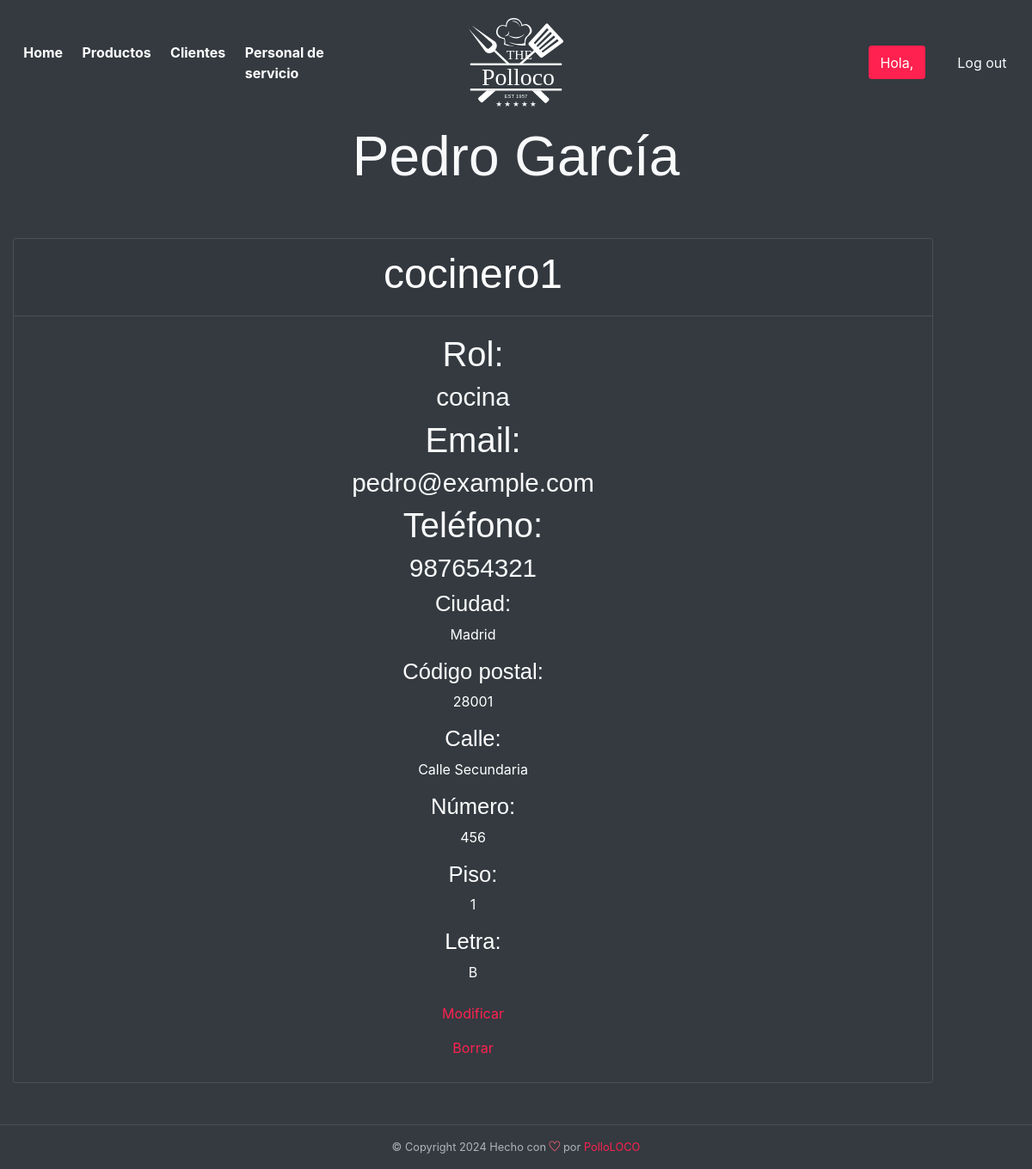
Page /foodhut/public_html/boss/servicio/ver_prof.php?id=3 on the committed database.
### tables this page shows
CREATE TABLE usuario (
  id int auto_increment,
  cuenta varchar(25) not null,
  nombre varchar(25),
  apellidos varchar(25),
  contrasena varchar(25),
  email varchar(45),
  telefono varchar(9),
  ciudad varchar(25),
  cp varchar(5),
  calle varchar(25),
  numero varchar(25),
  piso varchar(25),
  letra varchar(5),
  rol enum ('cliente', 'cocina', 'reparto', 'boss'),
  PRIMARY KEY (id)
);

### foodhut/public_html/boss/servicio/ver_prof.php (the view, shortened to what this page needs)
<?php
$sql = conectarBaseDatos();
$organiza = null;
    if (isset($_GET["id"])) {
        $id = $_GET["id"];
        $registro = $sql->query("SELECT * FROM usuario WHERE id=$id");
        if ($registro) {
            while ($fila = $registro->fetch_assoc()) {
                $organiza = $fila;
            }
        } else {
            echo "Error en la consulta SQL: " . $sql->error;
        }
    }
?>
<!DOCTYPE html>
<html lang="es">
<head>
    <link rel="stylesheet" href="../../assets/vendors/themify-icons/css/themify-icons.css">
    <link rel="stylesheet" href="../../assets/vendors/animate/animate.css">
	<link rel="stylesheet" href="../../assets/css/foodhut.css">
</head>
<body data-spy="scroll" data-target=".navbar" data-offset="40" id="home">
    <nav class="custom-navbar navbar navbar-expand-lg navbar-dark fixed-top" data-spy="affix" data-offset-top="10">
        <div class="collapse navbar-collapse" id="navbarSupportedContent">
            <ul class="navbar-nav">
            <li class="nav-item">
                    <a class="nav-link" href="../../inicio.php">Home</a>
                </li>
                <li class="nav-item">
                    <a class="nav-link" href="../articulos.php">Productos</a>
                </li>
                <li class="nav-item">
                    <a class="nav-link" href="../clientes/clientes.php">Clientes</a>
                </li>
                <li class="nav-item">
                    <a class="nav-link" href="profesional.php">Personal de servicio</a>
                </li>
            </ul>
            <a class="navbar-brand m-auto" href="#">
                <img src="../assets/imgs/logo.svg" class="brand-img" alt="PolloLOCO Logo">
            </a>
            <ul class="navbar-nav">
                <li class="nav-item">
                <a href="#" class="btn btn-primary ml-xl-4">Hola, <?php echo htmlspecialchars($_SESSION["cuenta"]); ?></a>
                </li>
                <li class="nav-item">
                    <a href="../../sesion.php?session=logout" class="btn ml-xl-4">Log out</a>
                </li>
            </ul>
        </div>
    </nav>
    <div id="blog" class="container-fluid bg-dark text-light py-5 text-center wow fadeIn">
        <br><br>
        <?php if ($organiza) { ?>
        <h2 class="section-title py-5"><?php echo htmlspecialchars($organiza["nombre"]); ?> <?php echo htmlspecialchars($organiza["apellidos"]); ?></h2>
        <div class="tab-content" id="pills-tabContent">
            <div class="tab-pane fade show active" id="foods" role="tabpanel" aria-labelledby="pills-home-tab">
                <div class="row">
                    <div class="col-md-11">
                        <div class="card bg-transparent border my-3 my-md-0">
                        <div class="card-header">
                            <h1 class="rounded-0 card-img-top img-responsive text-white"><?php echo htmlspecialchars($organiza["cuenta"]); ?></h1>
                        </div>
                            <div class="card-body">
                            <h2 class="pt20 pb20">Rol:</h2>
                            <h3 class="pt20 pb20"><?php echo htmlspecialchars($organiza["rol"]); ?></h3>
                                <h2 class="pt20 pb20">Email:</h2>
                                <h3 class="pt20 pb20"><?php echo htmlspecialchars($organiza["email"]); ?></h3>
                                <h2 class="pt20 pb20">Teléfono:</h2>
                                <h3 class="pt20 pb20"><?php echo htmlspecialchars($organiza["telefono"]); ?></h3>
                                <h4 class="text-white">Ciudad:</h4>
                                <p class="text-white"><?php echo htmlspecialchars($organiza["ciudad"]); ?></p>
                                <h4 class="text-white">Código postal:</h4>
                                <p class="text-white"><?php echo htmlspecialchars($organiza["cp"]); ?></p>
                                <h4 class="text-white">Calle:</h4>
                                <p class="text-white"><?php echo htmlspecialchars($organiza["calle"]); ?></p>
                                <h4 class="text-white">Número:</h4>
                                <p class="text-white"><?php echo htmlspecialchars($organiza["numero"]); ?></p>
                                <h4 class="text-white">Piso:</h4>
                                <p class="text-white"><?php echo htmlspecialchars($organiza["piso"]); ?></p>
                                <h4 class="text-white">Letra:</h4>
                                <p class="text-white"><?php echo htmlspecialchars($organiza["letra"]); ?></p>
                                <ul class="navbar-nav">
                                    <li class="nav-item">
                                        <a class="nav-link" href="modificar_prof.php?id=<?php echo $organiza["id"]; ?>">Modificar</a>
                                    </li>
                                    <li class="nav-item">
                                        <a class="nav-link" href="borrar_prof.php?id=<?php echo $organiza["id"]; ?>">Borrar</a>
                                    </li>
                                </ul>
                            </div>
                        </div>
                    </div>
                <?php } ?>
                </div>
            </div>
        </div>
    </div>
    <div class="bg-dark text-light text-center border-top wow fadeIn">
        <p class="mb-0 py-3 text-muted small">&copy; Copyright <script>document.write(new Date().getFullYear())</script> Hecho con <i class="ti-heart text-danger"></i> por <a href="http://devcrud.com">PolloLOCO</a></p>
    </div>
</body>
</html>

### rows in the picture
usuario: nombre "Pedro", apellidos "García", cuenta "cocinero1", rol "cocina", email "pedro@example.com", telefono "987654321", ciudad "Madrid", cp "28001", calle "Calle Secundaria", numero "456", piso "1", letra "B"
